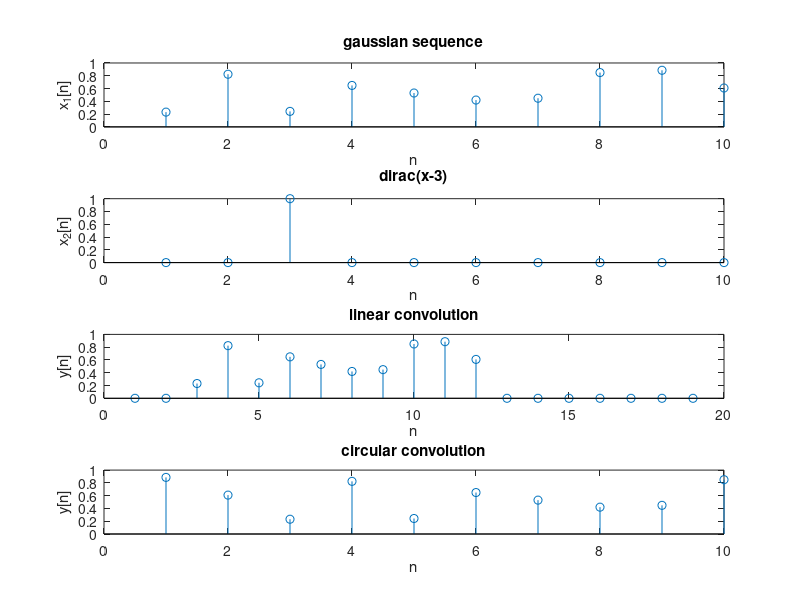

Recreate this plot in MATLAB.
n = 1:10;
x1 = rand([1 10]);
del = (n==3);

y = zeros(1, length(n));
y_lin = conv(x1,del);
y_range = n(1) + (0:length(y_lin)-1);

y_cir = cconv(x1,del, length(n));
y_CirRange = n(1) + (0:length(y_cir)-1);


subplot(4, 1, 1); stem(n, x1);
xlabel('n'); ylabel('x_{1}[n]');
title('gaussian sequence');

subplot(4, 1, 2); stem(n, del);
xlabel('n'); ylabel('x_{2}[n]');
title('dirac(x-3)');

subplot(4, 1, 3); stem(y_range, y_lin);
xlabel('n'); ylabel('y[n]');
title('linear convolution');

subplot(4, 1, 4); stem(y_CirRange, y_cir);
xlabel('n'); ylabel('y[n]');
title('circular convolution');